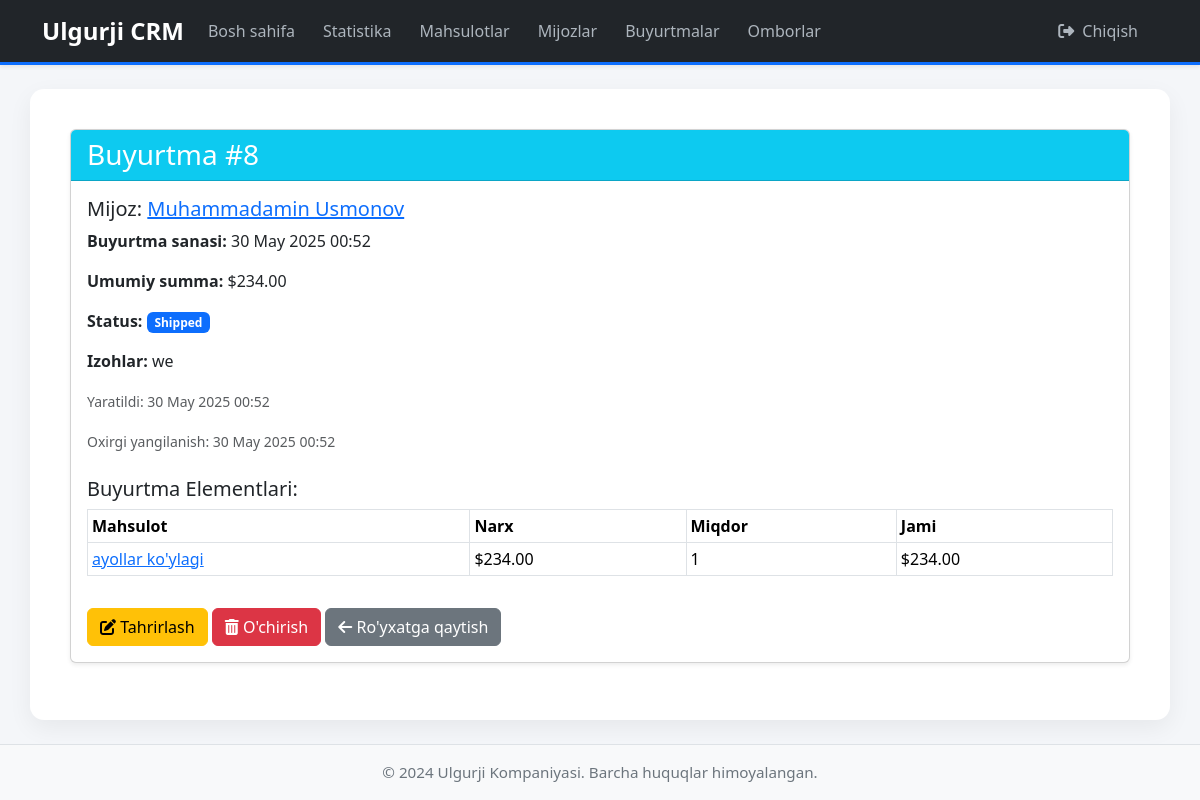
/orders/8/ (signed in), run on the app's committed database.
### orders/models.py (models this page shows, shortened)
class Order(models.Model):
    STATUS_CHOICES = [
        ('Pending', 'Kutilmoqda'),       # O'zbekcha tarjimalarni berdim
        ('Processing', 'Qayta ishlanmoqda'),
        ('Shipped', 'Jo\'natildi'),
        ('Delivered', 'Yetkazib berildi'),
        ('Cancelled', 'Bekor qilindi'),
    ]
    customer = models.ForeignKey(
        Customer,
        on_delete=models.SET_NULL, # Mijoz o'chirilganda buyurtma o'chirilmasin
        null=True,                 # Ma'lumotlar bazasida null bo'lishi mumkin
        blank=True,                # Formada bo'sh bo'lishi mumkin
        related_name='orders'
    )
    order_date = models.DateTimeField(auto_now_add=True)
    status = models.CharField(max_length=50, choices=STATUS_CHOICES, default='Pending') # Status tanlovi
    total_amount = models.DecimalField(max_digits=10, decimal_places=2, default=Decimal('0.00')) # Dastlabki qiymat
    notes = models.TextField(blank=True, null=True)
    created_at = models.DateTimeField(auto_now_add=True)
    updated_at = models.DateTimeField(auto_now=True)
    class Meta:
        verbose_name = "Buyurtma"
        verbose_name_plural = "Buyurtmalar"
        ordering = ['-order_date'] # Eng yangi buyurtmalar birinchi ko'rinsin

class OrderItem(models.Model):
    order = models.ForeignKey(Order, on_delete=models.CASCADE, related_name='items')
    product = models.ForeignKey(
        Product,
        on_delete=models.SET_NULL, # Mahsulot o'chirilganda buyurtma elementida qolsin (null bo'lib)
        null=True,
        blank=True
    )
    quantity = models.PositiveIntegerField(default=1) # Musbat butun son
    price = models.DecimalField(max_digits=10, decimal_places=2) # Mahsulotni buyurtma qilingan vaqtdagi narxi
    def get_total_price(self):
        return self.quantity * self.price
    class Meta:
        verbose_name = "Buyurtma elementi"
        verbose_name_plural = "Buyurtma elementlari"

### customers/models.py (models this page shows, shortened)
class Customer(models.Model):
    first_name = models.CharField(max_length=100)
    last_name = models.CharField(max_length=100)
    email = models.EmailField(unique=True)
    phone_number = models.CharField(max_length=20, blank=True, null=True)
    address = models.TextField(blank=True, null=True)
    company_name = models.CharField(max_length=200, blank=True, null=True)
    created_at = models.DateTimeField(auto_now_add=True)
    updated_at = models.DateTimeField(auto_now=True)
    class Meta:
        verbose_name = "Mijoz"
        verbose_name_plural = "Mijozlar"
        ordering = ['last_name', 'first_name']

### products/models.py (models this page shows, shortened)
class Product(models.Model):
    name = models.CharField(max_length=200)
    sku = models.CharField(max_length=50, unique=True) # Stock Keeping Unit
    description = models.TextField(blank=True, null=True)
    price = models.DecimalField(max_digits=10, decimal_places=2)
    stock_quantity = models.IntegerField(default=0)
    is_active = models.BooleanField(default=True)
    created_at = models.DateTimeField(auto_now_add=True)
    updated_at = models.DateTimeField(auto_now=True)
    class Meta:
        verbose_name = "Mahsulot"
        verbose_name_plural = "Mahsulotlar"
        ordering = ['name']

### orders/views.py (the view)
# urls.py: path('<int:pk>/', views.order_detail, name='order_detail'),
def order_detail(request, pk):
    order = get_object_or_404(Order, pk=pk)
    order_items = order.items.all() # Buyurtmaga tegishli elementlar
    return render(request, 'orders/order_detail.html', {'order': order, 'order_items': order_items})

### orders/templates/orders/order_detail.html (shortened to what this page needs)
{% extends 'base.html' %}
{% block content %}
<div class="card shadow-sm">
    <div class="card-header bg-info text-white">
        <h3 class="mb-0">Buyurtma #{{ order.id }}</h3>
    </div>
    <div class="card-body">
        <h5 class="card-title">Mijoz:
            {% if order.customer %}
                <a href="{% url 'customers:customer_detail' order.customer.id %}">{{ order.customer.first_name }} {{ order.customer.last_name }}</a>
            {% else %}
                Mijozsiz
            {% endif %}
        </h5>
        <p class="card-text"><strong>Buyurtma sanasi:</strong> {{ order.order_date|date:"d M Y H:i" }}</p>
        <p class="card-text"><strong>Umumiy summa:</strong> ${{ order.total_amount|floatformat:2 }}</p>
        <p class="card-text"><strong>Status:</strong>
            {% if order.status == 'Pending' %}
                <span class="badge bg-warning text-dark">{{ order.status }}</span>
            {% elif order.status == 'Processing' %}
                <span class="badge bg-info">{{ order.status }}</span>
            {% elif order.status == 'Shipped' %}
                <span class="badge bg-primary">{{ order.status }}</span>
            {% elif order.status == 'Delivered' %}
                <span class="badge bg-success">{{ order.status }}</span>
            {% else %}
                <span class="badge bg-danger">{{ order.status }}</span>
            {% endif %}
        </p>
        <p class="card-text"><strong>Izohlar:</strong> {{ order.notes|default_if_none:"-" }}</p>
        <p class="card-text"><small class="text-muted">Yaratildi: {{ order.created_at|date:"d M Y H:i" }}</small></p>
        <p class="card-text"><small class="text-muted">Oxirgi yangilanish: {{ order.updated_at|date:"d M Y H:i" }}</small></p>
        <h5 class="mt-4">Buyurtma Elementlari:</h5>
        {% if order_items %}
            <div class="table-responsive">
                <table class="table table-bordered table-sm">
                    <thead>
                        <tr>
                            <th>Mahsulot</th>
                            <th>Narx</th>
                            <th>Miqdor</th>
                            <th>Jami</th>
                        </tr>
                    </thead>
                    <tbody>
                        {% for item in order_items %}
                        <tr>
                            <td>
                                {% if item.product %}
                                    <a href="{% url 'products:product_detail' item.product.id %}">{{ item.product.name }}</a>
                                {% else %}
                                    <span class="text-danger">O'chirilgan Mahsulot</span>
                                {% endif %}
                            </td>
                            <td>${{ item.price|floatformat:2 }}</td>
                            <td>{{ item.quantity }}</td>
                            <td>${{ item.get_total_price|floatformat:2 }}</td>
                        </tr>
                        {% endfor %}
                    </tbody>
                </table>
            </div>
        {% else %}
            <p>Ushbu buyurtmada hech qanday element mavjud emas.</p>
        {% endif %}
        <a href="{% url 'orders:order_update' order.id %}" class="btn btn-warning mt-3"><i class="fas fa-edit"></i> Tahrirlash</a>
        <a href="{% url 'orders:order_delete' order.id %}" class="btn btn-danger mt-3"><i class="fas fa-trash-alt"></i> O'chirish</a>
        <a href="{% url 'orders:order_list' %}" class="btn btn-secondary mt-3"><i class="fas fa-arrow-left"></i> Ro'yxatga qaytish</a>
    </div>
</div>
{% endblock %}

### core/templates/base.html (style rules this page uses)
body { background-color: #f4f6f9; font-family: 'Segoe UI', sans-serif; }

### data on the page
Order: id "8", customer.first_name "Muhammadamin", customer.last_name "Usmonov", order_date "30 May 2025 00:52", total_amount "234.00", status "Shipped", notes "we", created_at "30 May 2025 00:52", updated_at "30 May 2025 00:52"
OrderItem: product.name "ayollar ko'ylagi", price "234.00", quantity "1", get_total_price "234.00"
